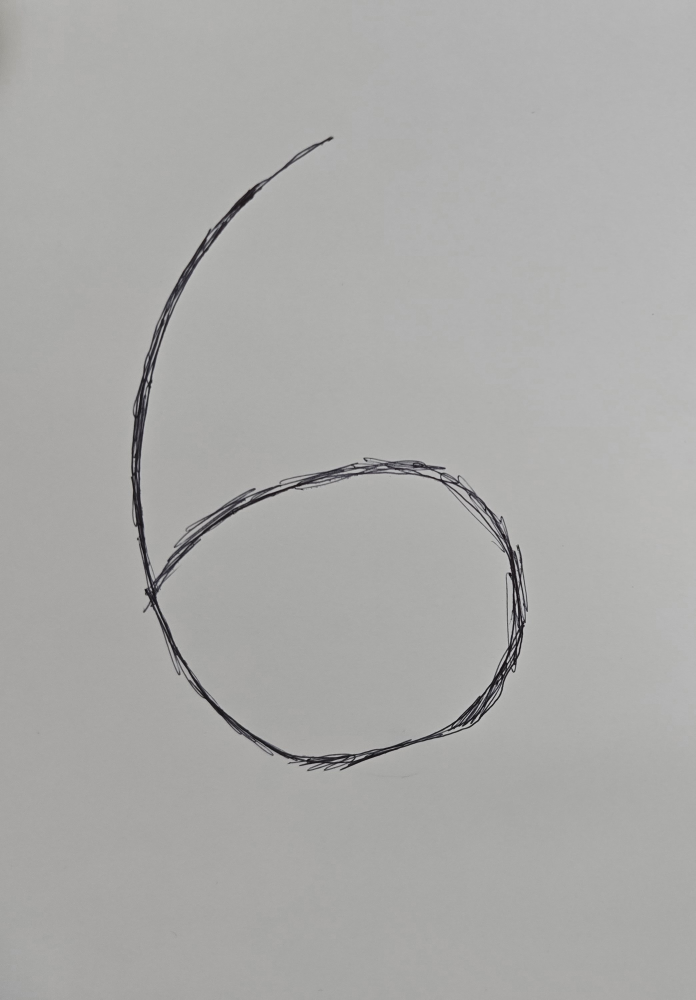
#> input picture mnistCUDNN/custom_digits/6/20260601_142744(1).jpg, 2086 x 3000 px (shown at 1/3 size); its folder holds only this picture in this run
$ python convert_jpg_to_pgm.py
#> lines starting #> are read from the running program, lines starting #| are printed output that depends on the picture; after the words box and inside, x2 and y2 are one past the last pixel; in counts of white or black regions, pixels touching at a corner belong together
#> further down, img is the input picture: shape (3000, 2086, 3); mean B, G, R 169.3, 170.8, 171.1
from pathlib import Path
import cv2
import numpy as np

INPUT_ROOT = Path("custom_digits")
OUTPUT_ROOT = Path("custom_digits_pgm")

IMAGE_EXTS = {".jpg", ".jpeg", ".png", ".bmp"}

def preprocess(img):
    gray = cv2.cvtColor(img, cv2.COLOR_BGR2GRAY)
    gray = cv2.GaussianBlur(gray, (3, 3), 0)

    _, binary = cv2.threshold(
        gray, 0, 255,
        cv2.THRESH_BINARY + cv2.THRESH_OTSU
    )
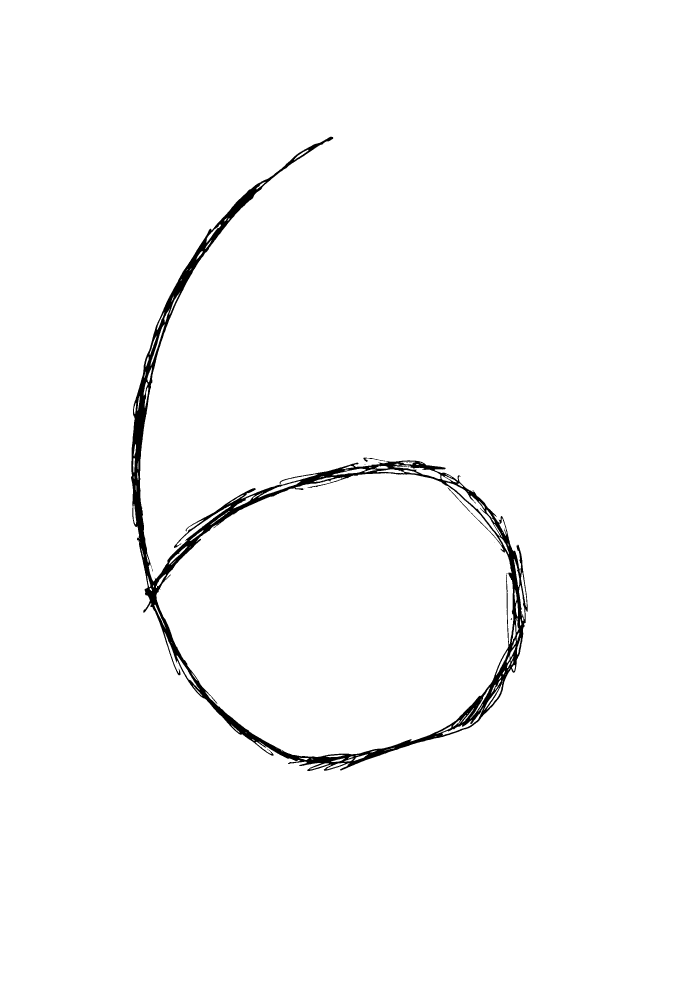
#> binary: shape (3000, 2086) (shown at 1/3 size); 98.3% white; 10 black regions (8 under 20 px), largest, box (x1, y1, x2, y2) and area: (393, 410, 1583, 2313) 104371, (1090, 1373, 1157, 1386) 190

    if np.count_nonzero(binary) > binary.size // 2:
        binary = 255 - binary
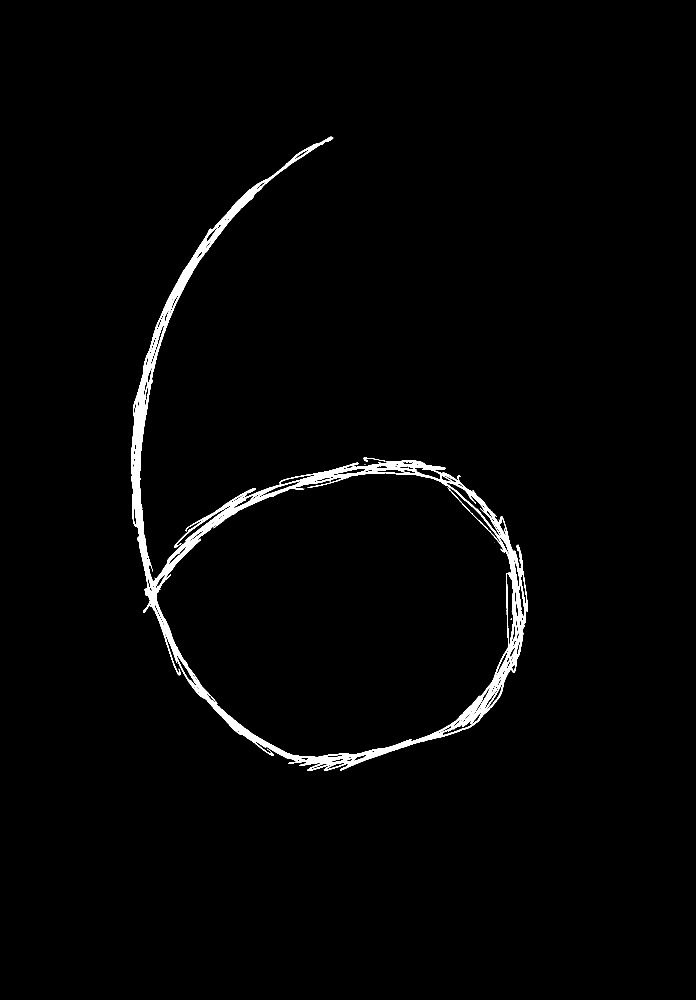
#> binary: shape (3000, 2086) (shown at 1/3 size); 1.7% white; 10 white regions (8 under 20 px), largest, box (x1, y1, x2, y2) and area: (393, 410, 1583, 2313) 104371, (1090, 1373, 1157, 1386) 190

    ys, xs = np.where(binary > 0)
    if len(xs) == 0 or len(ys) == 0:
        return None

    digit = binary[ys.min():ys.max()+1, xs.min():xs.max()+1]
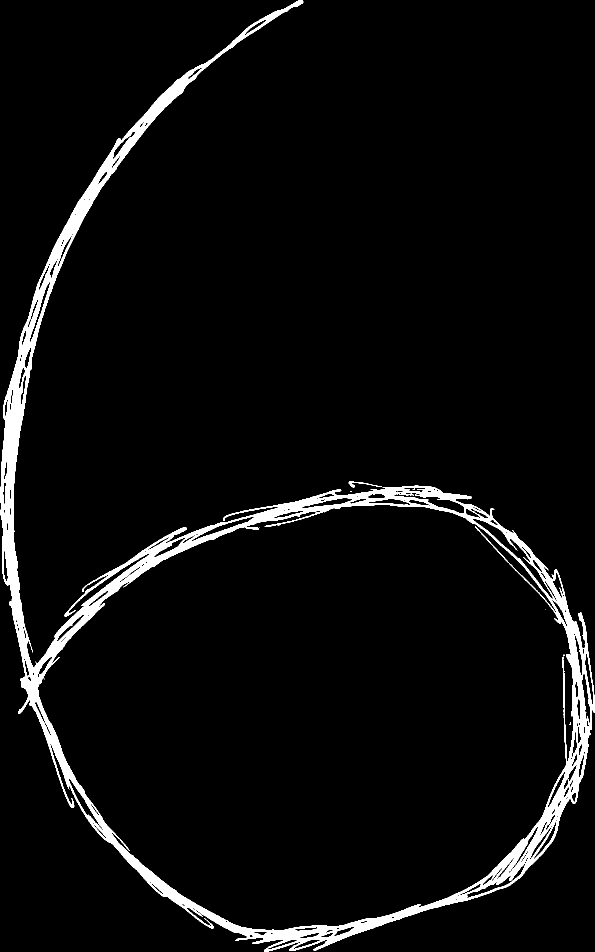
#> digit: shape (1903, 1190) (shown at 1/2 size); 4.6% white; 10 white regions (8 under 20 px), largest, box (x1, y1, x2, y2) and area: (0, 0, 1190, 1903) 104371, (697, 963, 764, 976) 190

    side = max(digit.shape)
#> side = 1903
    square = np.zeros((side, side), dtype=np.uint8)
    yoff = (side - digit.shape[0]) // 2
#> yoff = 0
    xoff = (side - digit.shape[1]) // 2
#> xoff = 356
    square[yoff:yoff+digit.shape[0], xoff:xoff+digit.shape[1]] = digit
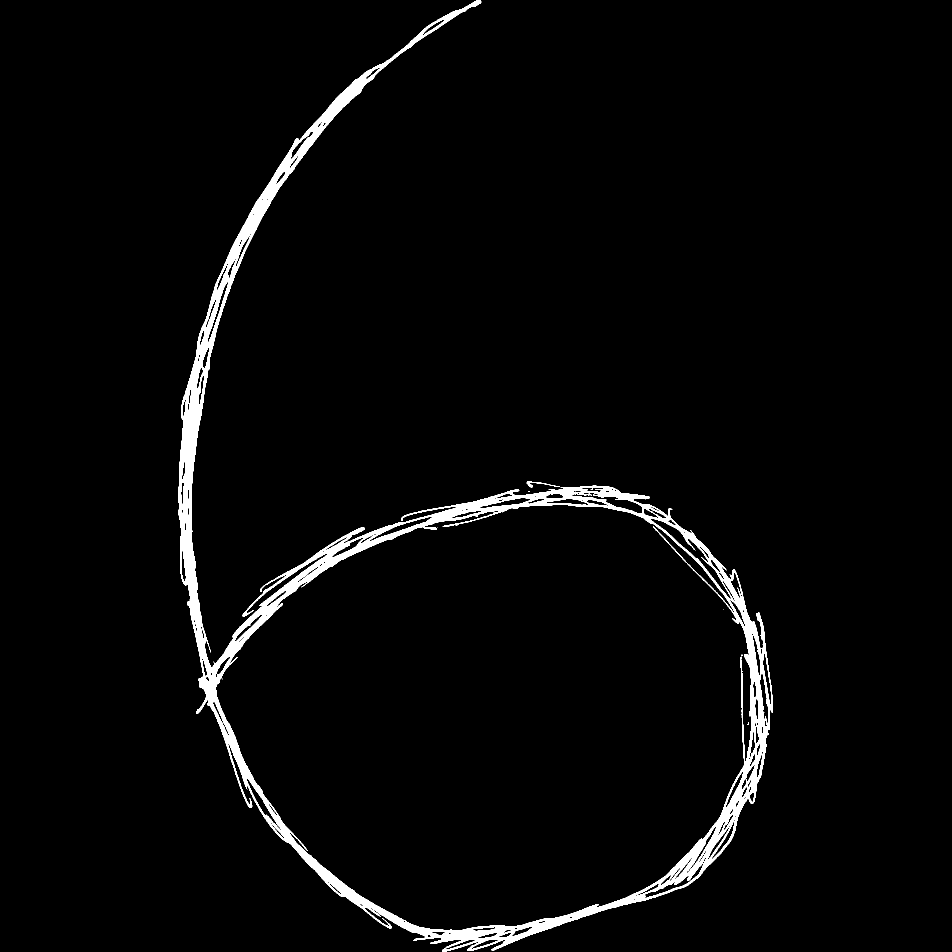
#> square: shape (1903, 1903) (shown at 1/2 size); 2.9% white; 10 white regions (8 under 20 px), largest, box (x1, y1, x2, y2) and area: (356, 0, 1546, 1903) 104371, (1053, 963, 1120, 976) 190

    resized = cv2.resize(square, (20, 20), interpolation=cv2.INTER_AREA)
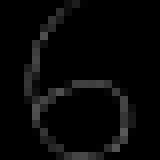
#> resized: shape (20, 20) (shown 8 times larger); min 0, max 88, mean 7.4

    canvas = np.zeros((28, 28), dtype=np.uint8)
    canvas[4:24, 4:24] = resized
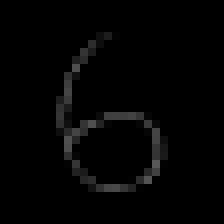
#> canvas: shape (28, 28) (shown 8 times larger); min 0, max 88, mean 3.8

    return canvas

def write_pgm(path, img):
    path.parent.mkdir(parents=True, exist_ok=True)
    path.write_bytes(b"P5\n28 28\n255\n" + img.astype(np.uint8).tobytes())

count = 0

for label in ["6", "8"]:
    in_dir = INPUT_ROOT / label
    out_dir = OUTPUT_ROOT / label

    for img_path in sorted(in_dir.rglob("*")):
        if img_path.suffix.lower() not in IMAGE_EXTS:
            continue

        img = cv2.imread(str(img_path))
        if img is None:
            print("skip unreadable:", img_path)
            continue

        pgm = preprocess(img)
        if pgm is None:
            print("skip no digit:", img_path)
            continue

        out_path = out_dir / f"{label}_{count:04d}.pgm"
        write_pgm(out_path, pgm)
        count += 1
#> pass 2 of the loop `for label in ["6", "8"]:`:
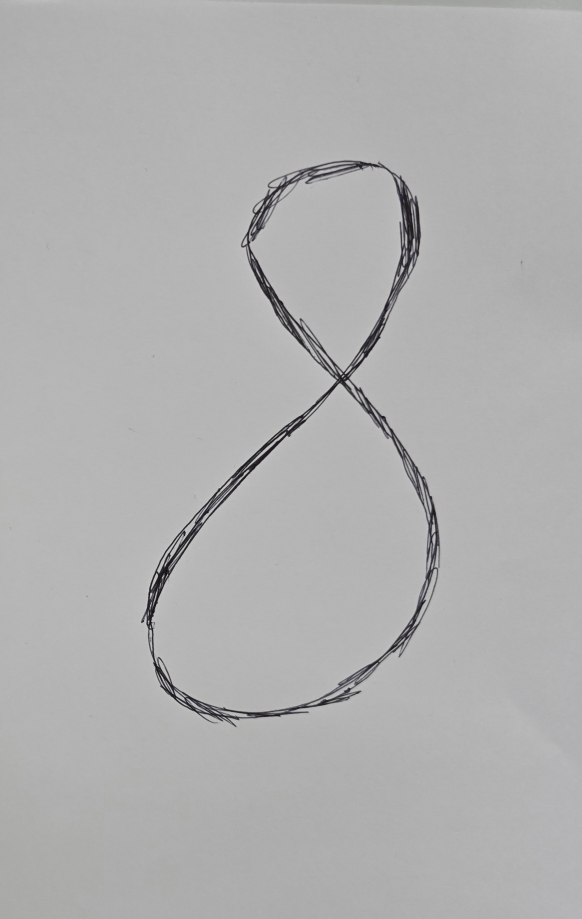
#> input picture mnistCUDNN/custom_digits/8/20260601_142744(2).jpg, 1746 x 2756 px (shown at 1/3 size)
#> img is the input picture: shape (2756, 1746, 3); mean B, G, R 176.3, 176.2, 176.2
#> in preprocess (call 2), `_, binary = cv2.threshold( gray, 0, 255, cv2.THRESH_BINARY + cv2.THRES..`:
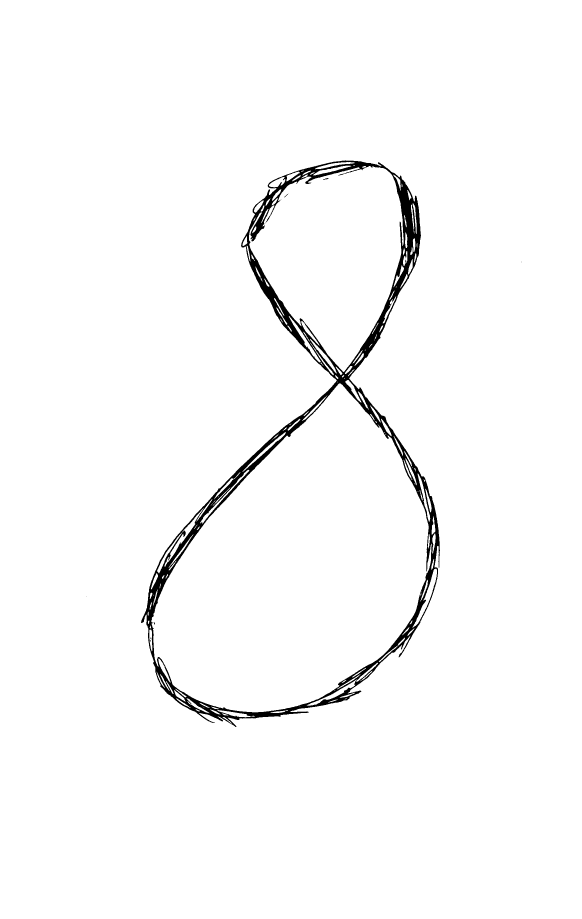
#> binary: shape (2756, 1746) (shown at 1/3 size); 97.9% white; 10 black regions (7 under 20 px), largest, box (x1, y1, x2, y2) and area: (423, 481, 1320, 2181) 102532, (969, 534, 986, 539) 39, (852, 581, 865, 593) 22
#> digit: shape (1700, 1305); 4.6% white; 10 white regions (7 under 20 px), largest, box (x1, y1, x2, y2) and area: (163, 0, 1060, 1700) 102532, (709, 53, 726, 58) 39, (592, 100, 605, 112) 22
#> square: shape (1700, 1700); 3.6% white; 10 white regions (7 under 20 px), largest, box (x1, y1, x2, y2) and area: (360, 0, 1257, 1700) 102532, (906, 53, 923, 58) 39, (789, 100, 802, 112) 22
#> in preprocess (call 2), `canvas[4:24, 4:24] = resized`:
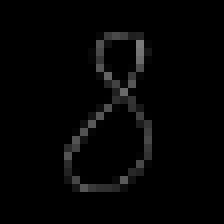
#> canvas: shape (28, 28) (shown 8 times larger); min 0, max 122, mean 4.6

print("done, saved:", count)
print("output:", OUTPUT_ROOT)
